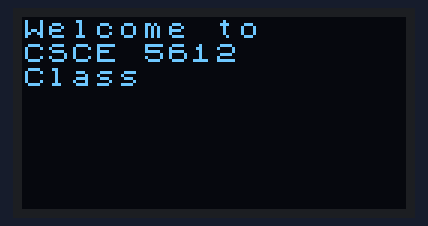
Recording of a sketch running on a simulated Arduino Uno, built with avr-gcc and run on an emulated ATmega328P. Shown: 128×64 one-colour display.

Above: at 0.2 s.

The sketch:

OLED.ino
```cpp
#include <Arduino.h>
#include <U8x8lib.h>  //Display library
#include <Wire.h>     //I2C protocol library (the display uses I2C to interact with MCU)

U8X8_SSD1306_128X64_NONAME_HW_I2C u8x8(/* clock=*/PIN_WIRE_SCL, /* data=*/PIN_WIRE_SDA, /* reset=*/U8X8_PIN_NONE);  // OLEDs without Reset of the Display
void setup(void) {
  u8x8.begin();
  u8x8.setFlipMode(1);  // set number from 1 to 3, the screen word will rotary 180
}
void loop(void) {
  u8x8.setFont(u8x8_font_chroma48medium8_r);  //try u8x8_font_px437wyse700a_2x2_r
  u8x8.setCursor(0, 0);                       // It will start printing from (0,0) location
  u8x8.print("Welcome to");
  u8x8.setCursor(0, 1);  // (columns, row)
  u8x8.print("CSCE 5612");
  u8x8.setCursor(0, 2);
  u8x8.print("Class");
}
```
